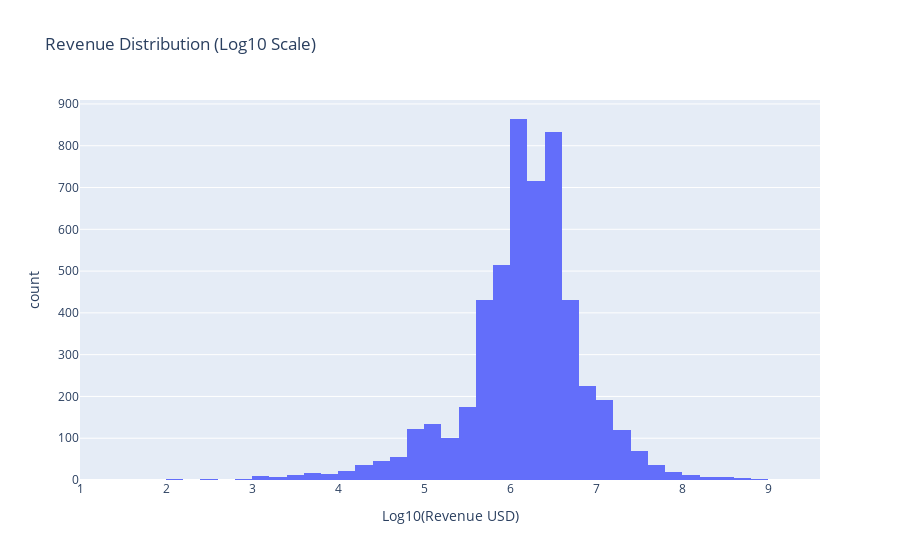

The notebook cell this image was saved under:
### Code cell
# Revenue distribution (log scale)
revenue_data = df['Revenue_USD_Clean'].dropna()
revenue_data = revenue_data[revenue_data > 0]

fig = px.histogram(x=np.log10(revenue_data), nbins=50,
                   title='Revenue Distribution (Log10 Scale)',
                   labels={'x': 'Log10(Revenue USD)'})
fig.show()

### Figure 1 — Plotly figure (JSON) as saved in the notebook; plotly's stock layout.template omitted (floating-point values rounded to 4 significant figures; data arrays with more than 128 entries replaced by an {"elided": "..."} marker saying what was removed)
{"data": [{"bingroup": "x", "hovertemplate": "Log10(Revenue USD)=%{x}<br>count=%{y}<extra></extra>", "legendgroup": "", "marker": {"color": "#636efa", "pattern": {"shape": ""}}, "name": "", "nbinsx": 50, "orientation": "v", "showlegend": false, "type": "histogram", "x": {"elided": "5243 float values"}, "xaxis": "x", "yaxis": "y"}], "layout": {"barmode": "relative", "legend": {"tracegroupgap": 0}, "title": {"text": "Revenue Distribution (Log10 Scale)"}, "xaxis": {"anchor": "y", "domain": [0, 1], "title": {"text": "Log10(Revenue USD)"}}, "yaxis": {"anchor": "x", "domain": [0, 1], "title": {"text": "count"}}}}
